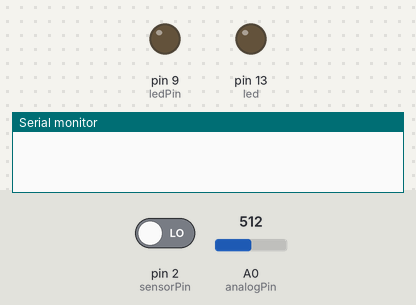
The sketch below on a simulated Arduino Uno, built with avr-gcc and run on an emulated ATmega328P. On the bench: output pins drawn as LEDs (lit = HIGH), the last lines printed to the serial monitor. Dashed ring = blinking. The test bench sets the inputs (shaded band); at power-on: pin 2 (sensorPin) LOW, A0 (analogPin) = 512.

Above: at 1.2 s.
1.3 s: pin 2 (sensorPin) driven HIGH
At 2.3 s:
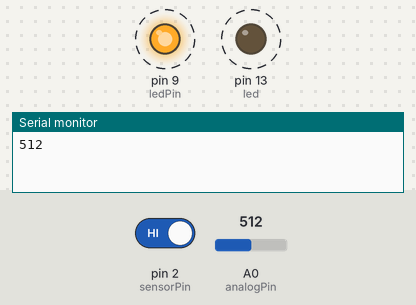
4.3 s: pin 2 (sensorPin) driven LOW
At 4.6 s:
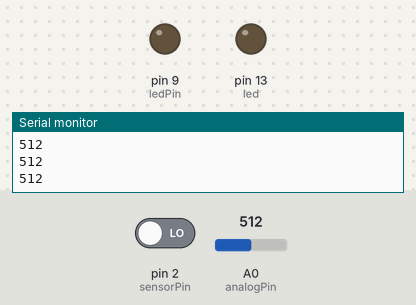
Timing chart, 0 to 7.3 s (numbered marks = the images above; inputs shaded):
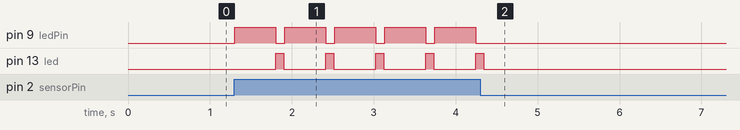

Measured:
- after the input at 1.3 s, pin 9 (ledPin): alternates HIGH for 0.50 s and LOW for 0.11 s, starting at once; pin 13 (led): alternates HIGH for 0.10 s and LOW for 0.51 s, starting after 0.50 s
- after the input at 4.3 s, pin 9 (ledPin): stops changing and stays LOW; pin 13 (led): goes on until 4.3 s, then stays LOW

The sketch:

soundkaiguan.ino
```cpp
#define sensorPin   2
#define ledPin  9
int led = 13;
int analogPin = A0;
int inputValue = 0;
void setup() {
  // put your setup code here, to run once:
  pinMode(ledPin,OUTPUT);
  pinMode(led,OUTPUT);
  pinMode(sensorPin,INPUT);
  Serial.begin(9600);

}

void loop() {
  // put your main code here, to run repeatedly:
  if(digitalRead(sensorPin)==HIGH){
    digitalWrite(ledPin,HIGH);
    delay(500);
    digitalWrite(ledPin,LOW);
    digitalWrite(led,HIGH);
    delay(100);
    digitalWrite(led,LOW);
    inputValue = analogRead(analogPin);
    Serial.println(inputValue);
  }else{
    digitalWrite(led,LOW);
  }
  delay(10);
}
```
